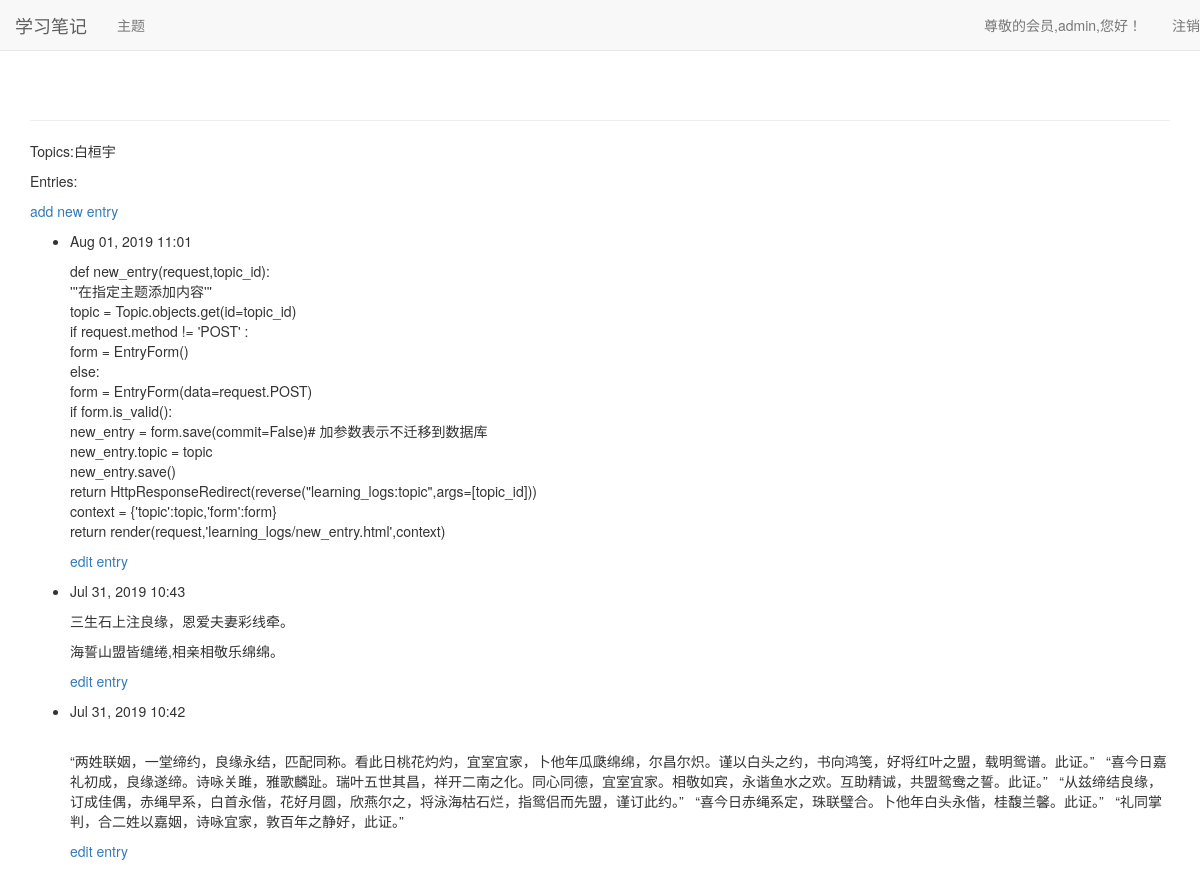
The page /topics/1/ (signed in) on the database its author committed.
### learning_logs/models.py (models this page shows, shortened)
class Topic(models.Model):
    text = models.CharField(max_length=200)# 主题字符不超过200字符
    date_added = models.DateTimeField(auto_now_add=True)#设置添加日期
    owner = models.ForeignKey(User)
    def __str__(self):
        return self.text

class Entry(models.Model):
    topic = models.ForeignKey(Topic)# 关联主题
    text = models.TextField()# 文本信息
    date_added = models.DateTimeField(auto_now_add=True)
    class Meta:
        verbose_name_plural = 'entries'# 此方法用于管理多个项目 如果没有 就是Entry来管理

### learning_logs/views.py (the view)
# urls.py: url(r'^topics/(?P<topic_id>\d+)/$',views.topic,name='topic'),
@login_required
def topic(request,topic_id):
    topic = Topic.objects.get(id=topic_id)
    if topic.owner != request.user:
        raise Http404
    entries = topic.entry_set.order_by('-date_added')
    context = {'topic':topic,'entries':entries}
    return render(request,'learning_logs/topic.html',context)

### templates/learning_logs/topic.html (shortened to what this page needs)
<!DOCTYPE html>
<html lang="en">
<head>
</head>
<body>
    {% extends "learning_logs/base.html" %}
    {% block content %}
        <p>Topics:{{ topic }}</p>
        <p>Entries:</p>
        <p>
            <a href="{% url 'learning_logs:new_entry' topic.id %}">add new entry</a>
        </p>
        <ul>
            {% for entry in entries %}
                <li>
                    <p>{{ entry.date_added|date:'M d, Y H:i' }}</p>
                    <p>{{ entry.text|linebreaks }}</p>
                    <p>
                        <a href="{% url 'learning_logs:edit_entry' entry.id %}">edit entry</a>
                    </p>
                </li>
            {% empty %}
                <li>NO entries have been added yet!</li>
            {% endfor %}
        </ul>
    {% endblock content %}

### templates/learning_logs/base.html (shortened to what this page needs)
{% load bootstrap3 %}
<!DOCTYPE html>
<html lang="en">
<head>
    {% bootstrap_css %}
</head>
<body>
    <nav class="navbar navbar-default navbar-static-top">
        <div class="controls">
            <div class="navbar-header">
                <a class="navbar-brand" href="{% url 'learning_logs:index' %}">学习笔记</a>
            </div>
            <div id="navbar" class="navbar-collapse collapse">
                <ul class="nav navbar-nav">
                    <li><a href="{% url 'learning_logs:topics' %}">主题</a></li>
                </ul>
                <ul class="nav navbar-nav navbar-right">
                    {% if user.is_authenticated %}
                        <li><a>尊敬的会员,{{ user.username }},您好！</a></li>
                        <li><a href="{% url 'users:logout' %}">注销</a></li>
                    {% else %}
                        <li><a href="{% url 'users:register' %}">注册</a></li>
                        <li><a href="{% url 'users:login' %}">登录</a></li>
                    {% endif %}
                </ul>
            </div>
        </div>
    </nav>
    <div class="container">
        <div class="page-header">
        </div>
        <div>
            {% block content %}{% endblock content %}
        </div>
    </div>
</body>
</html>

### rows shown on the page
Topic: text "白桓宇"
Entry: date_added "Aug 01, 2019 11:01", text "def new_entry(request,topic_id): '''在指定主题添加内容''' topic = Topic.objects.get(id=topic_id) if request.method != 'POST' : form = EntryForm() else: form = EntryForm(data=request.POST) if form.is_valid(): new_entry = form.save(commit=False)# 加参数表示不迁移到数据库 new_entry.topic = topic new_entry.save() return HttpResponseRedirect(reverse(\"learning_logs:topic\",args=[topic_id])) context = {'topic':topic,'form':form} return render(request,'learning_logs/new_entry.html',context)"
Entry: date_added "Jul 31, 2019 10:43", text "三生石上注良缘，恩爱夫妻彩线牵。 海誓山盟皆缱绻,相亲相敬乐绵绵。"
Entry: date_added "Jul 31, 2019 10:42", text "“两姓联姻，一堂缔约，良缘永结，匹配同称。看此日桃花灼灼，宜室宜家，卜他年瓜瓞绵绵，尔昌尔炽。谨以白头之约，书向鸿笺，好将红叶之盟，载明鸳谱。此证。” “喜今日嘉礼初成，良缘遂缔。诗咏关雎，雅歌麟趾。瑞叶五世其昌，祥开二南之化。同心同德，宜室宜家。相敬如宾，永谐鱼水之欢。互助精诚，共盟鸳鸯之誓。此证。” “从兹缔结良缘，订成佳偶，赤绳早系，白首永偕，花好月圆，欣燕尔之，将泳海枯石烂，指鸳侣而先盟，谨订此约。” “喜今日赤绳系定，珠联璧合。卜他年白头永偕，桂馥兰馨。此证。” “礼同掌判，合二姓以嘉姻，诗咏宜家，敦百年之静好，此证。”"

### other values the page prints
{{ user.username }} "admin"
